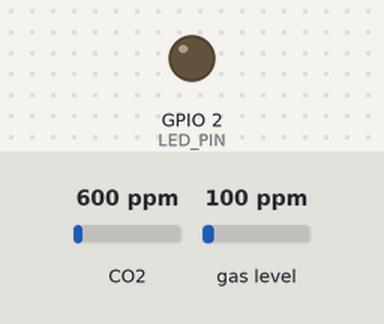
A sketch run on a simulated ESP32. On the bench: output pins drawn as LEDs (lit = HIGH). The inputs (shaded band) are chosen by the test bench; at power-on: CO2 600 ppm, gas level 100 ppm. WiFi joins after 1.5 s; servers stay silent unless stated; what the sketch prints to the serial monitor is not drawn.

Above: at 2.7 s.
2.8 s: CO2 set to 642 ppm
At 4.2 s:
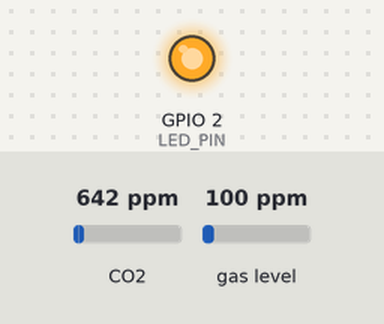
5.5 s: CO2 set to 452 ppm
At 5.8 s:
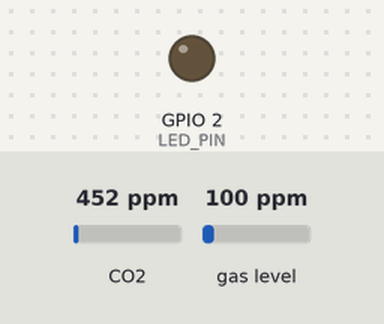
8.2 s: CO2 set to 1050 ppm
At 10.1 s:
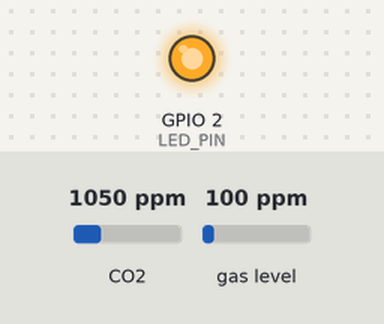
Timing chart, 0 to 11.6 s (numbered marks = the images above; inputs shaded):
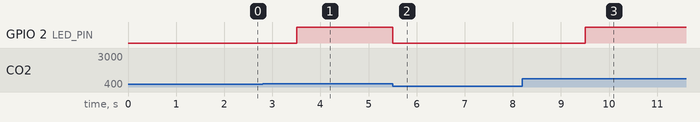

The sketch:

issue4.ino
```cpp
#include <WiFi.h>
#include <WebServer.h>
#include <Wire.h>
#include "Adafruit_CCS811.h"

Adafruit_CCS811 ccs;
WebServer server(80);

// WIFI
const char* ssid = "TU_WIFI";
const char* password = "TU_PASSWORD";

// LED
const int LED_PIN = 2;

// Umbral CO2
const int UMBRAL_CO2 = 600;

// Variable global
int co2 = 0;


// -------- WEB PAGE --------
void handleRoot() {
  String estadoLED = digitalRead(LED_PIN) ? "ENCENDIDO" : "APAGADO";

  String html = "<!DOCTYPE html><html>";
  html += "<head>";
  html += "<meta http-equiv='refresh' content='3'>";
  html += "<meta charset='UTF-8'>";
  html += "<title>Monitor CO2 ESP32</title>";
  html += "<style>";
  html += "body{font-family:Arial;text-align:center;margin-top:40px;}";
  html += "h1{color:#333;}";
  html += ".dato{font-size:40px;color:green;}";
  html += ".led{font-size:30px;color:red;}";
  html += "</style>";
  html += "</head><body>";

  html += "<h1>Monitor CO2</h1>";
  html += "<p class='dato'>" + String(co2) + " ppm</p>";
  html += "<p class='led'>LED: " + estadoLED + "</p>";

  html += "</body></html>";

  server.send(200, "text/html", html);
}
// --------------------------


void setup() {

  Serial.begin(115200);

  pinMode(LED_PIN, OUTPUT);
  digitalWrite(LED_PIN, LOW);

  // I2C
  Wire.begin(21, 22);

  // Sensor
  if (!ccs.begin()) {
    Serial.println("Error iniciando CCS811");
    while (1);
  }

  while (!ccs.available());

  // WIFI
  WiFi.begin(ssid, password);

  Serial.print("Conectando WiFi");
  while (WiFi.status() != WL_CONNECTED) {
    delay(500);
    Serial.print(".");
  }

  Serial.println("");
  Serial.println("WiFi conectada");
  Serial.print("IP: ");
  Serial.println(WiFi.localIP());

  // WEB SERVER
  server.on("/", handleRoot);
  server.begin();

  Serial.println("Servidor web iniciado");
}


void loop() {

  server.handleClient();

  if (ccs.available()) {
    if (!ccs.readData()) {

      co2 = ccs.geteCO2();

      Serial.print("CO2: ");
      Serial.println(co2);

      if (co2 > UMBRAL_CO2) {
        digitalWrite(LED_PIN, HIGH);
      } else {
        digitalWrite(LED_PIN, LOW);
      }
    }
  }

  delay(2000);
}
```

Measured:
- the behaviour switches between 600 and 601 ppm on CO2 (found by bisection; images 0 and 1)
- after the input at 2.8 s, GPIO 2 (LED_PIN): LOW → HIGH after 0.71 s
- after the input at 5.5 s, GPIO 2 (LED_PIN): HIGH → LOW at once
- after the input at 8.2 s, GPIO 2 (LED_PIN): LOW → HIGH after 1.3 s
